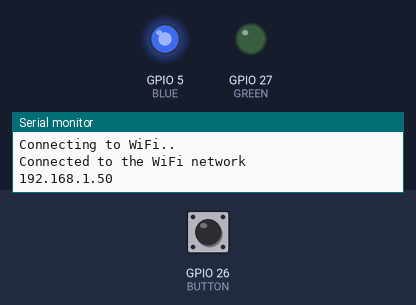
The program below on a simulated ESP32. On the bench: output pins drawn as LEDs (lit = HIGH), the last lines printed to the serial monitor. The test bench sets the inputs (shaded band); at power-on: GPIO 26 (BUTTON) HIGH. WiFi joins after 1.5 s; servers stay silent unless stated; uploads are accepted with an empty reply.

Above: at 2.7 s.
2.8 s: GPIO 26 (BUTTON) pulled LOW for 0.15 s
At 3.61 s:
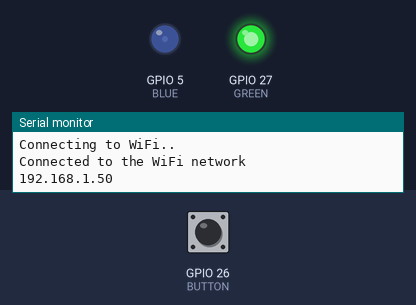
At 4.23 s:
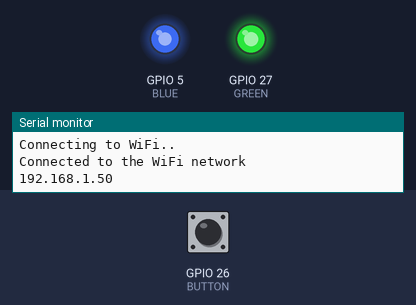
5.8 s: GPIO 26 (BUTTON) pulled LOW for 1 s
At 12.06 s:
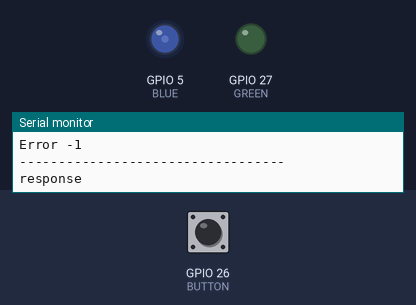
Timing chart, 0 to 15.8 s (numbered marks = the images above; inputs shaded):
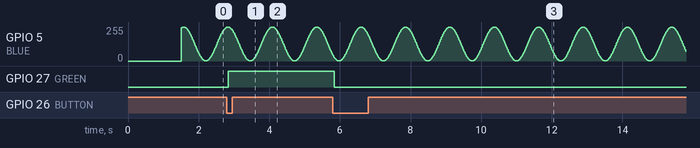

The program:

main.cpp
```cpp
#include <Arduino.h>
#include <Bounce2.h>
#include <HTTPClient.h>
#include <ArduinoJson.h>
#include <WiFi.h>

#define GREEN 27
#define BUTTON 26


Bounce debouncer=Bounce();
TaskHandle_t Task1_t = NULL;

void Task1(void *param){
    int task1_time_stamp=0;
    bool LED_on=false;
    while(1){
        debouncer.update();
        if(debouncer.fell()){
            if(digitalRead(GREEN)==LOW){
                digitalWrite(GREEN, HIGH);
                task1_time_stamp=millis();
            }else{
                digitalWrite(GREEN, LOW);
            }
        }
        if(millis()-task1_time_stamp>5000){
            digitalWrite(GREEN, LOW);
        }
        vTaskDelay(10/portTICK_PERIOD_MS);
    }
}


#define BLUE 5
TaskHandle_t Task2_t = NULL;
void Task2(void *param){
    while(1){
        int v=sin(millis()/200.0)*127+128;
        analogWrite(BLUE, v);
        vTaskDelay(10/portTICK_PERIOD_MS);
    }
}

const String baseUrl = "https://exceed-hardware-stamp465.koyeb.app/question";
int a,b;
String op, questionId;
TaskHandle_t Task3_get = NULL;


void GET_Task3(){
    DynamicJsonDocument doc(1024);
    HTTPClient http;
    const String url = baseUrl;
    http.begin(url);

    Serial.println("response");
    int httpResponseCode = http.GET();
    if (httpResponseCode >= 200 && httpResponseCode < 300) {
        Serial.print("HTTP ");
        Serial.println(httpResponseCode);
        String payload = http.getString();
        deserializeJson(doc, payload);

        // *** write your code here ***
        // set up JSON
        Serial.println();
        Serial.println((int)doc["a"]);
        Serial.println((int)doc["b"]);
        Serial.println((const char *)doc["op"]);
        Serial.println((const char *)doc["questionId"]);

        a = (int)doc["a"];
        b = (int)doc["b"];
        op = (const char *)doc["op"];
        questionId = (const char *)doc["questionId"];


    }else{
        Serial.print("Error ");
        Serial.println(httpResponseCode);
    }

    Serial.println("----------------------------------");

}

void Connect_Wifi(){
    WiFi.begin("OPPO_KUY", "oppopass");
    while (WiFi.status() != WL_CONNECTED) {
        delay(500);
        Serial.println("Connecting to WiFi..");
    }
    Serial.println("Connected to the WiFi network");
    Serial.println(WiFi.localIP());
}

void POST_Task3(){
    String url="https://exceed-hardware-stamp465.koyeb.app/answer";
    String json;
    HTTPClient http;
    http.begin(url);
    http.addHeader("Content-Type", "application/json");


    DynamicJsonDocument doc(2048);
    doc["questionId"]=questionId;
    if(op=="+"){
        doc["result"]=a+b;
    }
    if(op=="-"){
        doc["result"]=a-b;
    }
    if(op=="*"){
        doc["result"]=a*b;
    }
    if(op=="/"){
        doc["result"]=a/b;
    }
    serializeJson(doc,json);
    int httpCode = http.POST(json);
    if(httpCode/100==2){
        Serial.println(http.getString());
    }else{
        Serial.println("Error somehow lol");
        Serial.println(httpCode);
        Serial.println(http.getString());
    }

}
TaskHandle_t Task3_t = NULL;
void Task3(void *param){
    int time0=millis();
    while(1){
        if(millis()-time0>5000){
            GET_Task3();
            POST_Task3();
            time0=millis();
        }
        vTaskDelay(10/portTICK_PERIOD_MS);
    }
}

void setup(){
    Serial.begin(115200);
    pinMode(GREEN, OUTPUT);
    Connect_Wifi();
    xTaskCreatePinnedToCore(Task1, "Task1", 1024*10, NULL, 1, &Task1_t, 0);
    xTaskCreatePinnedToCore(Task2, "Task2", 1024*10, NULL, 1, &Task2_t, 0);
    xTaskCreatePinnedToCore(Task3, "Task3", 1024*10, NULL, 1, &Task3_t, 0);
    debouncer.attach(BUTTON, INPUT_PULLUP);
    debouncer.interval(26);
    pinMode(BLUE, OUTPUT);


}

void loop(){

}
```

Measured:
- after the input at 2.8 s, GPIO 27 (GREEN): LOW → HIGH at once
- after the input at 5.8 s, GPIO 27 (GREEN): HIGH → LOW after 0.04 s instead of 2.0 s
